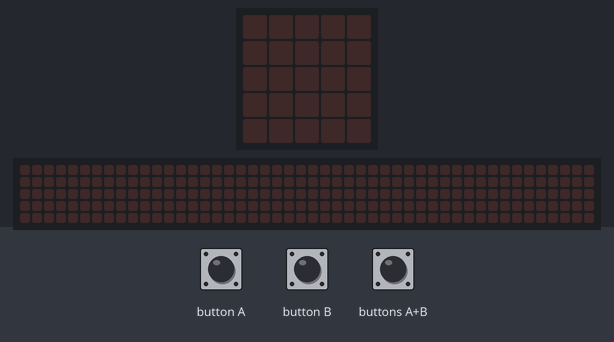
Simulated run of this program. Board: BBC micro:bit (MakeCode). On the bench: the board's 5×5 LED display, a strip that is not on the board, showing the scrolling text unrolled. The inputs (shaded band) are chosen by the test bench. Random numbers come from a fixed seed; the 48×5 strip is a reading aid, not a part: it shows the text the display is scrolling, unrolled, one strip-width of it at a time.

Above: at 1.2 s.
1.3 s: button A pressed for 0.15 s
At 1.8 s:
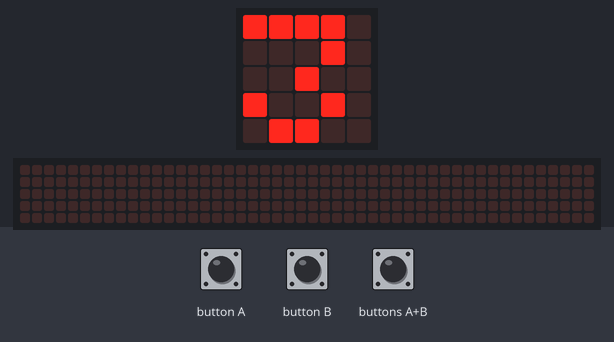
At 3.02 s:
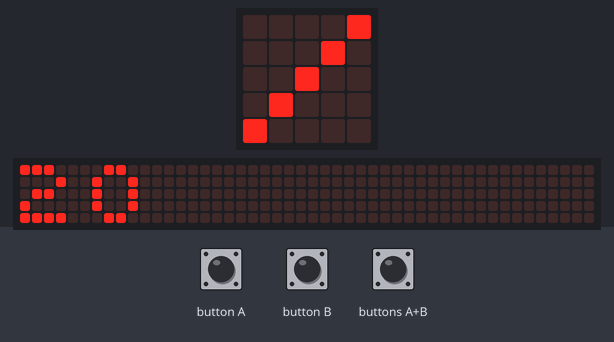
4.4 s: button B pressed for 0.15 s
At 12.0 s:
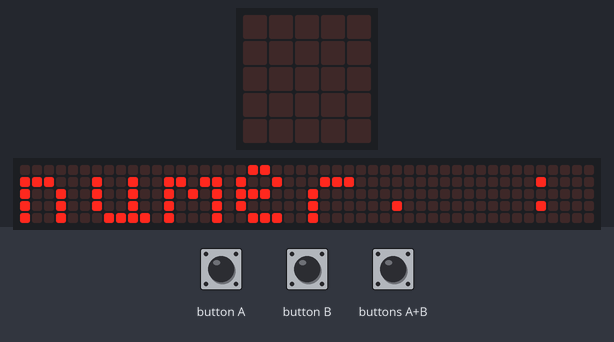

Measured:
- after the input at 1.3 s, the display: changes after 0.15 s (image 1)
- what the display in image 1 shows lasts 0.7 s, from 1.5 s to 2.2 s
- what the display in image 3 shows lasts 1.1 s, from 11.2 s to 12.3 s

The program:

main.ts
```typescript
let num = 0
let den = 0
input.onButtonPressed(Button.A, function () {
    num = randint(1, 10)
    den = randint(11, 20)
    basic.showNumber(num)
    basic.showString("/")
    basic.showNumber(den)
})
input.onButtonPressed(Button.AB, function () {
    basic.showString("Decimale x 100 =")
    basic.showNumber(num / den * 100)
    basic.showString("%")
})
input.onButtonPressed(Button.B, function () {
    basic.showString("numer. : denom. =")
    basic.showNumber(num / den)
})
```

test.ts
```typescript
// i test vanno qui; questi non saranno compilati quando questo pacchetto viene usato come estensione.
```
